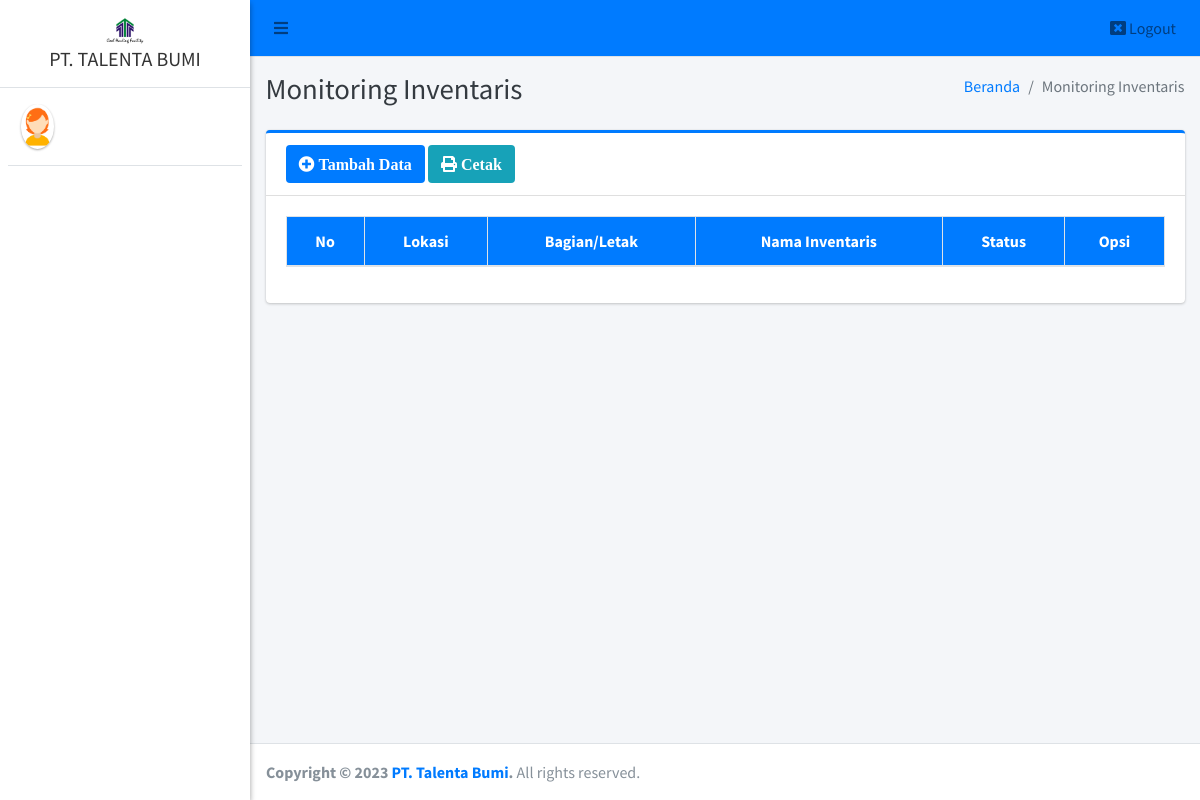
Before: /admin/monitoring/index.php with the older database file.
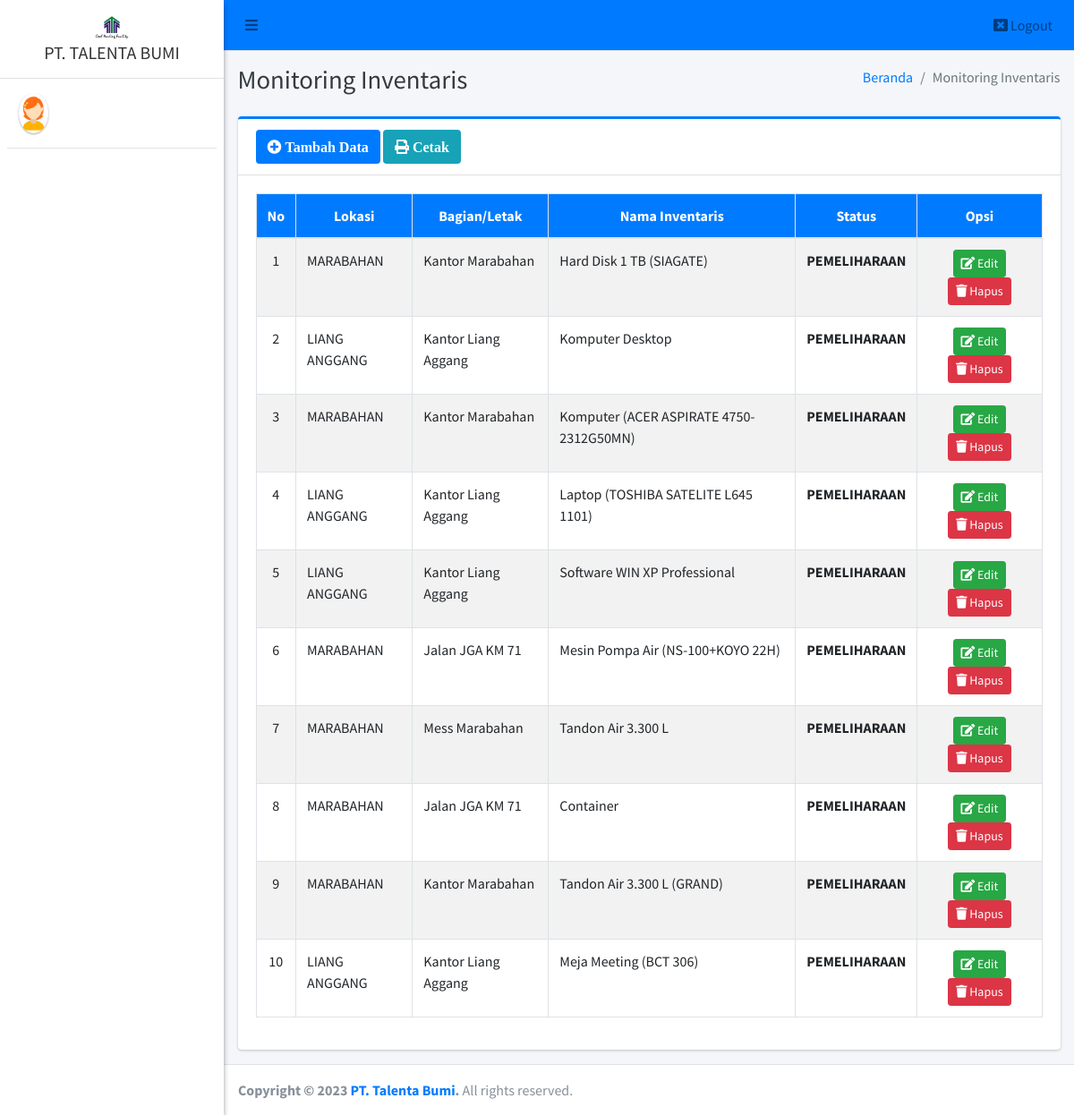
After: the same page with the newer database file.
### tables this page shows
CREATE TABLE `monitoring` (
  `id_monitoring` int(11) NOT NULL,
  `lokasi_rh` varchar(20) NOT NULL,
  `id_lokasi` int(11) NOT NULL,
  `nama_inventaris` varchar(50) NOT NULL,
  `nomor_inventaris` varchar(50) NOT NULL,
  `status` varchar(50) NOT NULL
);

CREATE TABLE `lokasi` (
  `id_lokasi` int(11) NOT NULL,
  `bagian` varchar(255) NOT NULL
);

### admin/monitoring/index.php (the view, shortened to what this page needs)
<?php
require '../../config/koneksi.php';
?>
<!DOCTYPE html>
<html>
<?php
include '../../templates/head.php';
?>
<body class="hold-transition sidebar-mini layout-fixed">
    <div class="wrapper">
        <?php
        include '../../templates/navbar.php';
        ?>
        <?php
        include '../../templates/sidebar.php';
        ?>
        <div class="content-wrapper">
            <div class="content-header">
                <div class="container-fluid">
                    <div class="row mb-2">
                        <div class="col-sm-6">
                            <h1 class="m-0 text-dark">Monitoring Inventaris</h1>
                        </div>
                        <div class="col-sm-6">
                            <ol class="breadcrumb float-sm-right">
                                <li class="breadcrumb-item"><a href="#">Beranda</a></li>
                                <li class="breadcrumb-item active">Monitoring Inventaris</li>
                            </ol>
                        </div>
                    </div>
                </div>
            </div>
            <section class="content">
                <div class="container-fluid">
                    <div class="row">
                        <div class="col-12">
                            <div class="card card-primary card-outline">
                                <div class="card-header">
                                    <a href="tambah" class="btn bg-primary"><i class="fa fa-plus-circle"> Tambah Data</i></a>
                                    <a href="print" target="blank" class="btn bg-info"><i class="fa fa-print"> Cetak</i></a>
                                </div>
                                <div class="card-body">
                                    <div class="table-responsive">
                                        <table id="example1" class="table table-bordered table-striped">
                                            <thead class="bg-primary">
                                                <tr align="center">
                                                    <th>No</th>
                                                    <th>Lokasi </th>
                                                    <th>Bagian/Letak</th>
                                                    <th>Nama Inventaris</th>
                                                    <th>Status</th>
                                                    <th>Opsi</th>
                                                </tr>
                                            </thead>
                                            <tbody style="background-color: white">
                                                <?php
                                                $no = 1;
                                                $data = $koneksi->query("SELECT * FROM monitoring AS m
                                                LEFT JOIN lokasi AS l ON m.id_lokasi =  l.id_lokasi
                                                ");
                                                while ($row = $data->fetch_array()) {
                                                ?>
                                                    <tr>
                                                        <td align="center"><?= $no++ ?></td>
                                                        <td><?= $row['lokasi_rh'] ?></td>
                                                        <td><?= $row['bagian'] ?></td>
                                                        <td><?= $row['nama_inventaris'] ?></td>
                                                        <td><b><?= $row['status'] ?></b></td>
                                                        <td align="center">
                                                            <a href="edit?id=<?= $row['id_monitoring'] ?>" class="btn btn-success btn-sm" title="Edit"><i class="fa fa-edit"></i> Edit</a>
                                                            <a href="hapus?id=<?= $row['id_monitoring'] ?>" class="btn btn-danger btn-sm alert-hapus" title="Hapus"><i class="fa fa-trash"></i> Hapus</a>
                                                        </td>
                                                    </tr>
                                                <?php } ?>
                                            </tbody>
                                        </table>
                                    </div>
                                </div>
                            </div>
                        </div>
                    </div>
                </div>
            </section>
        </div>
        <?php include_once "../../templates/footer.php"; ?>
    </div>
</body>
</html>

Changed rows visible on the page:
added monitoring: lokasi_rh "MARABAHAN", id_lokasi.bagian "Kantor Marabahan", nama_inventaris "Hard Disk 1 TB (SIAGATE)", status "PEMELIHARAAN"
added monitoring: lokasi_rh "LIANG ANGGANG", id_lokasi.bagian "Kantor Liang Aggang", nama_inventaris "Komputer Desktop", status "PEMELIHARAAN"
added monitoring: lokasi_rh "MARABAHAN", id_lokasi.bagian "Kantor Marabahan", nama_inventaris "Komputer (ACER ASPIRATE 4750- 2312G50MN)", status "PEMELIHARAAN"
added monitoring: lokasi_rh "LIANG ANGGANG", id_lokasi.bagian "Kantor Liang Aggang", nama_inventaris "Laptop (TOSHIBA SATELITE L645 1101)", status "PEMELIHARAAN"
added monitoring: lokasi_rh "LIANG ANGGANG", id_lokasi.bagian "Kantor Liang Aggang", nama_inventaris "Software WIN XP Professional", status "PEMELIHARAAN"
added monitoring: lokasi_rh "MARABAHAN", id_lokasi.bagian "Jalan JGA KM 71", nama_inventaris "Mesin Pompa Air (NS-100+KOYO 22H)", status "PEMELIHARAAN"
added monitoring: lokasi_rh "MARABAHAN", id_lokasi.bagian "Mess Marabahan", nama_inventaris "Tandon Air 3.300 L", status "PEMELIHARAAN"
added monitoring: lokasi_rh "MARABAHAN", id_lokasi.bagian "Jalan JGA KM 71", nama_inventaris "Container", status "PEMELIHARAAN"
added monitoring: lokasi_rh "MARABAHAN", id_lokasi.bagian "Kantor Marabahan", nama_inventaris "Tandon Air 3.300 L (GRAND)", status "PEMELIHARAAN"
added monitoring: lokasi_rh "LIANG ANGGANG", id_lokasi.bagian "Kantor Liang Aggang", nama_inventaris "Meja Meeting (BCT 306)", status "PEMELIHARAAN"
